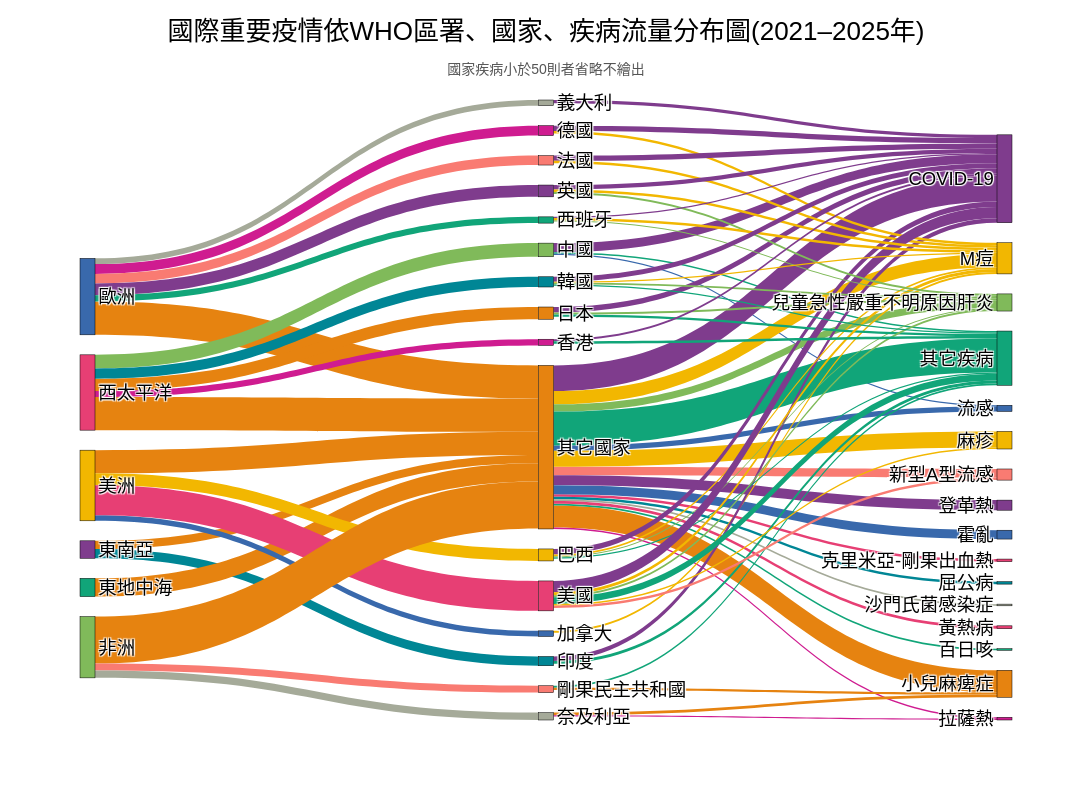

This figure's notebook cell:
### Markdown cell above
### Sanky: region-country-disease in Man

### Code cell
import pandas as pd
import plotly.graph_objects as go
import plotly.colors as pc
import numpy as np

# -----------------------------
# Params
# -----------------------------
YEAR_MIN = 2021            # >2020
TOP_COUNTRIES = 15
TOP_DISEASES  = 15
COUNT_MIN     = 50         # filter tiny links
OTHER_COUNTRY_LABEL = "其它國家"
OTHER_DISEASE_LABEL = "其它疾病"
OTHER_REGION_LABEL  = "其它"


# -----------------------------
# Step 1: Prepare / clean data
df_work = df.copy()
df_work['date'] = pd.to_datetime(df_work['date'], errors='coerce')

needed_cols = ['WHO_region', 'country_name_zh', 'disease_name']
missing = [c for c in needed_cols if c not in df_work.columns]
if missing:
    raise ValueError(f"Missing required columns: {missing}. Please create them first.")

# Keep rows since YEAR_MIN
df_temp = df_work.loc[df_work['date'].dt.year > (YEAR_MIN - 1),
                      ['WHO_region', 'country_name_zh', 'disease_name']].copy()


# Some pipelines keep lists (e.g., multi-disease headlines). Explode if needed.
for col in ['country_name_zh', 'disease_name']:
    if df_temp[col].apply(lambda x: isinstance(x, (list, tuple, np.ndarray))).any():
        df_temp = df_temp.explode(col).reset_index(drop=True)

# Fill missing
df_temp['WHO_region']  = df_temp['WHO_region'].fillna(OTHER_REGION_LABEL)
df_temp['country_name_zh'] = df_temp['country_name_zh'].fillna(OTHER_COUNTRY_LABEL)
df_temp['disease_name'] = df_temp['disease_name'].fillna('Unknown')

# Step 2: Top-N filtering
top_countries = df_temp['country_name_zh'].value_counts().nlargest(TOP_COUNTRIES).index
top_diseases  = df_temp['disease_name'].value_counts().nlargest(TOP_DISEASES).index

df_temp['country_grouped'] = df_temp['country_name_zh'].where(
    df_temp['country_name_zh'].isin(top_countries),
    OTHER_COUNTRY_LABEL
)
df_temp['disease_grouped'] = df_temp['disease_name'].where(
    df_temp['disease_name'].isin(top_diseases),
    OTHER_DISEASE_LABEL
)
df_temp['region_grouped']  = df_temp['WHO_region'].fillna(OTHER_REGION_LABEL)

# Step 3: Build links (Region→Country, Country→Disease)
link0 = (
    df_temp.groupby(['region_grouped', 'country_grouped'])
           .size().reset_index(name='count')
)
link1 = (
    df_temp.groupby(['country_grouped', 'disease_grouped'])
           .size().reset_index(name='count')
)

# Filter out small links to reduce clutter
link0 = link0[link0['count'] >= COUNT_MIN]
link1 = link1[link1['count'] >= COUNT_MIN]

# Step 4: Build node list & indices
#   Order nodes by tier so colors are consistent and layout is readable.
regions  = link0['region_grouped'].unique().tolist()
countries = pd.unique(link0['country_grouped'].tolist() + link1['country_grouped'].tolist()).tolist()
diseases = link1['disease_grouped'].unique().tolist()

all_nodes = regions + countries + diseases
node_indices = {name: i for i, name in enumerate(all_nodes)}

# Map source/target indices
link0 = link0.assign(
    source = link0['region_grouped'].map(node_indices),
    target = link0['country_grouped'].map(node_indices)
)
link1 = link1.assign(
    source = link1['country_grouped'].map(node_indices),
    target = link1['disease_grouped'].map(node_indices)
)


# Step 5: Colors
#   One palette applied across nodes; links colored by their target tier category
#   (region→country uses country color; country→disease uses disease color).
palette = pc.qualitative.Bold  # or Set3 / Dark24 etc.
node_colors = [palette[i % len(palette)] for i in range(len(all_nodes))]

country_color_map = {name: node_colors[node_indices[name]] for name in countries}
disease_color_map = {name: node_colors[node_indices[name]] for name in diseases}

link0['color'] = link0['country_grouped'].map(country_color_map)
link1['color'] = link1['disease_grouped'].map(disease_color_map)

# Combine links
df_links = pd.concat([
    link0[['source', 'target', 'count', 'color']],
    link1[['source', 'target', 'count', 'color']]
], ignore_index=True)


# Step 6: Plot Sankey (3-level)
fig = go.Figure(data=[go.Sankey(
    arrangement='snap',
    node=dict(
        pad=20,
        thickness=15,
        line=dict(color="black", width=0.5),
        label=all_nodes,
        color=node_colors
    ),
    link=dict(
        source=df_links['source'],
        target=df_links['target'],
        value=df_links['count'],
        color=df_links['color']
    )
)])

fig.update_layout(font=dict(size=20))#title_font=dict(size=22)

fig.update_layout(
    font=dict(size=18.5, color='black', family="Arial"),
    #title_text="國際重要疫情依WHO區署、國家、疾病流量分布圖(2021–2025年)",
     title=dict(
        text=(
            "國際重要疫情依WHO區署、國家、疾病流量分布圖(2021–2025年)"
            "<br><span style='font-size:14px;color:#555'>國家疾病小於50則者省略不繪出</span>"
        ),
        x=0.5, xanchor="center", y=0.95, yanchor="top"
    ),
    
    width=1100,
    height=800
)

# fig.write_image("output/plot/Sankey_region_country_disease_en_2021_2025.png", width=1100, height=800, scale=3)
fig.show()

### Figure 1 — Plotly figure (JSON) as saved in the notebook; plotly's stock layout.template omitted (floating-point values rounded to 4 significant figures)
{"data": [{"arrangement": "snap", "link": {"color": ["rgb(230, 131, 16)", "rgb(0, 134, 149)", "rgb(230, 131, 16)", "rgb(230, 131, 16)", "rgb(207, 28, 144)", "rgb(249, 123, 114)", "rgb(165, 170, 153)", "rgb(127, 60, 141)", "rgb(17, 165, 121)", "rgb(230, 131, 16)", "rgb(57, 105, 172)", "rgb(242, 183, 1)", "rgb(231, 63, 116)", "rgb(128, 186, 90)", "rgb(230, 131, 16)", "rgb(230, 131, 16)", "rgb(0, 134, 149)", "rgb(207, 28, 144)", "rgb(230, 131, 16)", "rgb(249, 123, 114)", "rgb(165, 170, 153)", "rgb(127, 60, 141)", "rgb(17, 165, 121)", "rgb(57, 105, 172)", "rgb(127, 60, 141)", "rgb(242, 183, 1)", "rgb(231, 63, 116)", "rgb(128, 186, 90)", "rgb(17, 165, 121)", "rgb(230, 131, 16)", "rgb(0, 134, 149)", "rgb(207, 28, 144)", "rgb(249, 123, 114)", "rgb(165, 170, 153)", "rgb(57, 105, 172)", "rgb(127, 60, 141)", "rgb(17, 165, 121)", "rgb(57, 105, 172)", "rgb(242, 183, 1)", "rgb(231, 63, 116)", "rgb(17, 165, 121)", "rgb(230, 131, 16)", "rgb(242, 183, 1)", "rgb(127, 60, 141)", "rgb(17, 165, 121)", "rgb(230, 131, 16)", "rgb(207, 28, 144)", "rgb(127, 60, 141)", "rgb(242, 183, 1)", "rgb(128, 186, 90)", "rgb(17, 165, 121)", "rgb(127, 60, 141)", "rgb(242, 183, 1)", "rgb(127, 60, 141)", "rgb(128, 186, 90)", "rgb(17, 165, 121)", "rgb(127, 60, 141)", "rgb(242, 183, 1)", "rgb(127, 60, 141)", "rgb(242, 183, 1)", "rgb(128, 186, 90)", "rgb(17, 165, 121)", "rgb(249, 123, 114)", "rgb(242, 183, 1)", "rgb(127, 60, 141)", "rgb(127, 60, 141)", "rgb(242, 183, 1)", "rgb(128, 186, 90)", "rgb(127, 60, 141)", "rgb(242, 183, 1)", "rgb(128, 186, 90)", "rgb(127, 60, 141)", "rgb(242, 183, 1)", "rgb(128, 186, 90)", "rgb(17, 165, 121)", "rgb(127, 60, 141)", "rgb(17, 165, 121)"], "source": [0, 0, 1, 2, 2, 2, 2, 2, 2, 3, 3, 3, 3, 4, 4, 4, 4, 4, 5, 5, 5, 16, 16, 16, 6, 6, 6, 6, 6, 6, 6, 6, 6, 6, 6, 6, 6, 6, 6, 6, 20, 20, 13, 7, 7, 21, 21, 14, 14, 14, 14, 8, 8, 17, 17, 17, 9, 9, 15, 15, 15, 15, 15, 15, 10, 11, 11, 11, 12, 12, 12, 18, 18, 18, 18, 19, 19], "target": [6, 7, 6, 6, 8, 9, 10, 11, 12, 6, 13, 14, 15, 16, 6, 17, 18, 19, 6, 20, 21, 22, 23, 24, 22, 25, 26, 27, 23, 28, 29, 30, 31, 32, 24, 33, 34, 35, 36, 37, 23, 28, 25, 22, 23, 28, 30, 22, 25, 27, 23, 22, 25, 22, 27, 23, 22, 25, 22, 25, 27, 23, 31, 36, 22, 22, 25, 27, 22, 25, 27, 22, 25, 27, 23, 22, 23], "value": [391, 440, 867, 1581, 473, 448, 267, 560, 298, 1096, 267, 569, 1419, 647, 1569, 580, 486, 293, 2231, 326, 350, 437, 72, 50, 1216, 632, 123, 344, 1615, 1048, 117, 68, 401, 80, 242, 479, 74, 420, 762, 138, 90, 106, 93, 211, 135, 127, 61, 265, 79, 58, 63, 256, 118, 263, 91, 103, 250, 116, 534, 145, 92, 318, 127, 71, 151, 208, 127, 92, 52, 118, 50, 233, 51, 86, 61, 95, 116]}, "node": {"color": ["rgb(127, 60, 141)", "rgb(17, 165, 121)", "rgb(57, 105, 172)", "rgb(242, 183, 1)", "rgb(231, 63, 116)", "rgb(128, 186, 90)", "rgb(230, 131, 16)", "rgb(0, 134, 149)", "rgb(207, 28, 144)", "rgb(249, 123, 114)", "rgb(165, 170, 153)", "rgb(127, 60, 141)", "rgb(17, 165, 121)", "rgb(57, 105, 172)", "rgb(242, 183, 1)", "rgb(231, 63, 116)", "rgb(128, 186, 90)", "rgb(230, 131, 16)", "rgb(0, 134, 149)", "rgb(207, 28, 144)", "rgb(249, 123, 114)", "rgb(165, 170, 153)", "rgb(127, 60, 141)", "rgb(17, 165, 121)", "rgb(57, 105, 172)", "rgb(242, 183, 1)", "rgb(231, 63, 116)", "rgb(128, 186, 90)", "rgb(230, 131, 16)", "rgb(0, 134, 149)", "rgb(207, 28, 144)", "rgb(249, 123, 114)", "rgb(165, 170, 153)", "rgb(127, 60, 141)", "rgb(17, 165, 121)", "rgb(57, 105, 172)", "rgb(242, 183, 1)", "rgb(231, 63, 116)"], "label": ["東南亞", "東地中海", "歐洲", "美洲", "西太平洋", "非洲", "其它國家", "印度", "德國", "法國", "義大利", "英國", "西班牙", "加拿大", "巴西", "美國", "中國", "日本", "韓國", "香港", "剛果民主共和國", "奈及利亞", "COVID-19", "其它疾病", "流感", "M痘", "克里米亞-剛果出血熱", "兒童急性嚴重不明原因肝炎", "小兒麻痺症", "屈公病", "拉薩熱", "新型A型流感", "沙門氏菌感染症", "登革熱", "百日咳", "霍亂", "麻疹", "黃熱病"], "line": {"color": "black", "width": 0.5}, "pad": 20, "thickness": 15}, "type": "sankey"}], "layout": {"font": {"color": "black", "family": "Arial", "size": 18.5}, "height": 800, "title": {"text": "國際重要疫情依WHO區署、國家、疾病流量分布圖(2021–2025年)<br><span style='font-size:14px;color:#555'>國家疾病小於50則者省略不繪出</span>", "x": 0.5, "xanchor": "center", "y": 0.95, "yanchor": "top"}, "width": 1100}}
